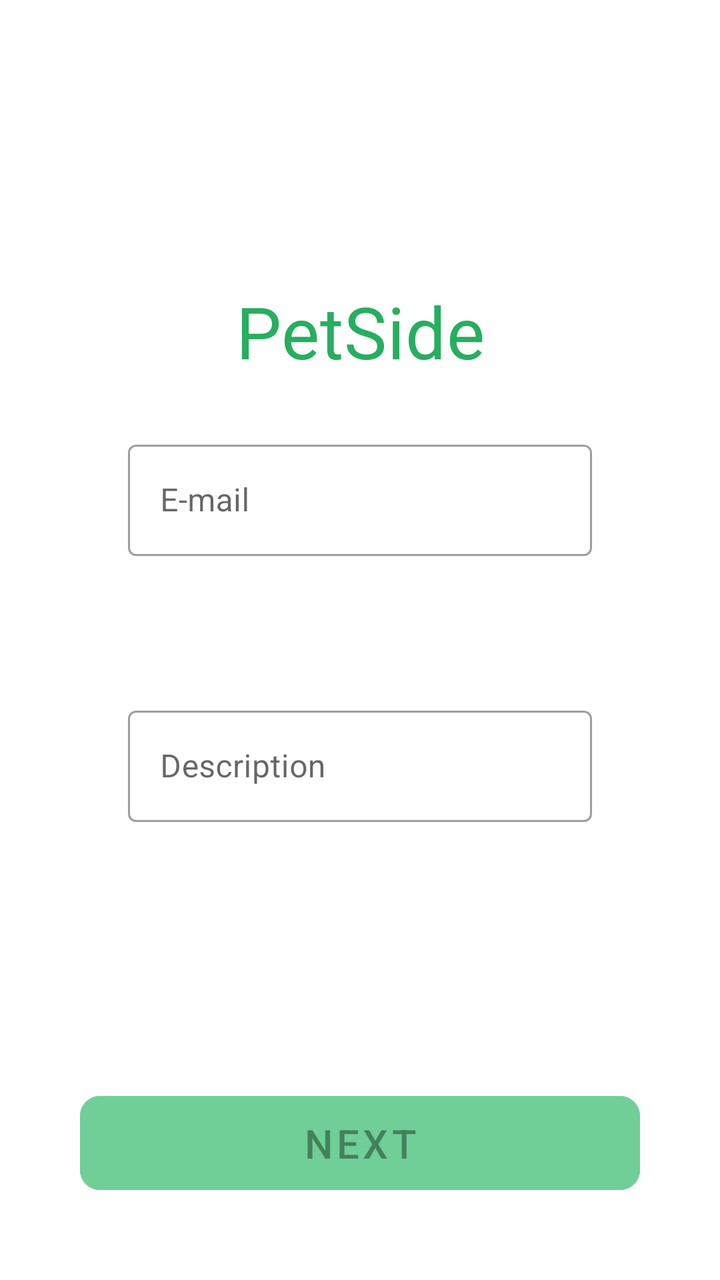
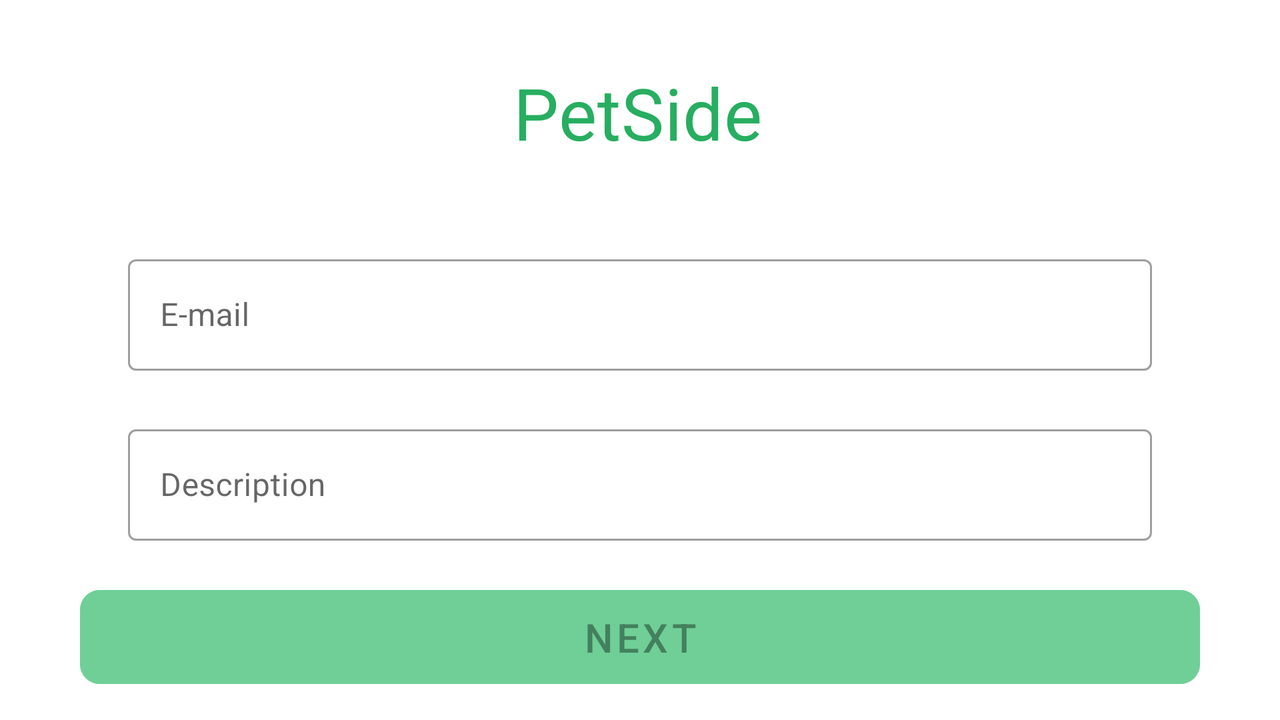

An Android layout and its configuration variant, each rendered on a device that would load it. The default file and the variant file are quoted in full after the pictures.
<!-- AndroidManifest.xml: application theme Theme.PetSide -->
<!-- res/layout/activity_main.xml -->
<?xml version="1.0" encoding="utf-8"?>
<androidx.constraintlayout.widget.ConstraintLayout xmlns:android="http://schemas.android.com/apk/res/android"
    xmlns:app="http://schemas.android.com/apk/res-auto"
    xmlns:tools="http://schemas.android.com/tools"
    android:layout_width="match_parent"
    android:layout_height="match_parent"
    android:clipToPadding="false"
    tools:context=".MainActivity">

    <TextView
        android:id="@+id/app_name"
        style="@style/AppHeaderText"
        android:layout_width="wrap_content"
        android:layout_height="wrap_content"
        android:layout_marginTop="80dp"
        android:text="@string/app_name"
        app:layout_constraintBottom_toBottomOf="parent"
        app:layout_constraintEnd_toEndOf="parent"
        app:layout_constraintStart_toStartOf="parent"
        app:layout_constraintTop_toTopOf="parent"
        app:layout_constraintVertical_bias="0.12" />

    <com.google.android.material.textfield.TextInputLayout
        android:id="@+id/emailLayout"
        style="@style/TextInputLayoutStyle"
        android:layout_marginStart="64dp"
        android:layout_marginTop="217dp"
        android:layout_marginEnd="64dp"
        android:hint="@string/email"
        app:layout_constraintEnd_toEndOf="parent"
        app:layout_constraintStart_toStartOf="parent"
        app:layout_constraintTop_toTopOf="parent">
        <com.google.android.material.textfield.TextInputEditText
            style="@style/TextInputEditTextStyle"
            android:id="@+id/email"
            android:inputType="textEmailAddress"/>
    </com.google.android.material.textfield.TextInputLayout>

    <com.google.android.material.textfield.TextInputLayout
        style="@style/TextInputLayoutStyle"
        android:id="@+id/descriptionLayout"
        android:layout_marginStart="64dp"
        android:layout_marginTop="350dp"
        android:layout_marginEnd="64dp"
        app:errorEnabled="true"
        app:layout_constraintEnd_toEndOf="parent"
        app:layout_constraintStart_toStartOf="parent"
        android:hint="@string/description"
        app:layout_constraintTop_toTopOf="parent">

        <com.google.android.material.textfield.TextInputEditText
            android:id="@+id/description"
            style="@style/TextInputEditTextStyle"
            />
    </com.google.android.material.textfield.TextInputLayout>

    <Button
        style="@style/ButtonStyle"
        android:id="@+id/next_button"
        android:layout_marginStart="40dp"
        android:layout_marginEnd="40dp"
        android:layout_marginBottom="39dp"
        android:text="@string/next_button"
        android:enabled="false"
        app:layout_constraintBottom_toBottomOf="parent"
        app:layout_constraintEnd_toEndOf="parent"
        app:layout_constraintStart_toStartOf="parent" />
</androidx.constraintlayout.widget.ConstraintLayout>
<!-- resources referenced by this layout -->
<resources>
  <string name="app_name">PetSide</string>
  <string name="description">Description</string>
  <string name="email">E-mail</string>
  <string name="next_button">Next</string>
  <style name="AppHeaderText">
          <item name="android:textSize">36sp</item>
          <item name="android:textColor">@color/primary10</item>
          <item name="lineHeight">24sp</item>
          <item name="android:letterSpacing">0.01</item>
      </style>
  <style name="ButtonStyle">
          <item name="android:paddingLeft">32dp</item>
          <item name="android:paddingRight">32dp</item>
          <item name="android:paddingTop">10dp</item>
          <item name="android:paddingBottom">10dp</item>
          <item name="android:backgroundTint">@color/primary30</item>
          <item name="android:drawableEnd">@drawable/arrow_right</item>
          <item name="android:textSize">20sp</item>
          <item name="android:layout_width">match_parent</item>
          <item name="android:layout_height">wrap_content</item>
          <item name="cornerRadius">10dp</item>
      </style>
  <style name="TextInputEditTextStyle">
          <item name="android:layout_width">match_parent</item>
          <item name="android:layout_height">wrap_content</item>
      </style>
  <style name="TextInputLayoutStyle" parent="@style/Widget.MaterialComponents.TextInputLayout.OutlinedBox">
          <item name="android:layout_width">match_parent</item>
          <item name="android:layout_height">wrap_content</item>
      </style>
  <style name="Theme.PetSide" parent="Theme.MaterialComponents.DayNight.DarkActionBar">
          
          <item name="colorPrimary">@color/primary20</item>
          <item name="colorPrimaryVariant">@color/primary20</item>
          <item name="colorOnPrimary">@color/white</item>
          
          <item name="colorSecondary">@color/teal_200</item>
          <item name="colorSecondaryVariant">@color/teal_700</item>
          <item name="colorOnSecondary">@color/black</item>
  
          <item name="android:homeAsUpIndicator">@drawable/arrow_left</item>
          
          <item name="android:statusBarColor">?attr/colorPrimaryVariant</item>
      </style>
  <color name="primary10">#27AE60</color>
  <color name="primary30">#6FCF97</color>
  <color name="primary20">#1BB55C</color>
  <color name="white">#FFFFFFFF</color>
  <color name="teal_200">#FF03DAC5</color>
  <color name="teal_700">#FF018786</color>
  <color name="black">#FF000000</color>
  <!-- drawable arrow_left: png bitmap (drawable, 261 bytes) -->
</resources>
<!-- res/layout-land/activity_main.xml (the repository's variant of the layout above) -->
<!-- drawn on the phone turned sideways -->
<?xml version="1.0" encoding="utf-8"?>
<androidx.constraintlayout.widget.ConstraintLayout xmlns:android="http://schemas.android.com/apk/res/android"
    xmlns:app="http://schemas.android.com/apk/res-auto"
    xmlns:tools="http://schemas.android.com/tools"
    android:layout_width="match_parent"
    android:layout_height="match_parent"
    android:clipToPadding="false"
    tools:context=".MainActivity">

    <TextView
        android:id="@+id/app_name"
        style="@style/AppHeaderText"
        android:layout_width="wrap_content"
        android:layout_height="wrap_content"
        android:layout_marginTop="32dp"
        android:text="@string/app_name"
        app:layout_constraintBottom_toBottomOf="parent"
        app:layout_constraintEnd_toEndOf="parent"
        app:layout_constraintHorizontal_bias="0.498"
        app:layout_constraintStart_toStartOf="parent"
        app:layout_constraintTop_toTopOf="parent"
        app:layout_constraintVertical_bias="0.0" />

    <com.google.android.material.textfield.TextInputLayout
        android:id="@+id/emailLayout"
        style="@style/TextInputLayoutStyle"
        android:layout_marginStart="64dp"
        android:layout_marginTop="44dp"
        android:layout_marginEnd="64dp"
        android:hint="@string/email"
        app:layout_constraintEnd_toEndOf="parent"
        app:layout_constraintStart_toStartOf="parent"
        app:layout_constraintTop_toBottomOf="@+id/app_name">

        <com.google.android.material.textfield.TextInputEditText
            android:id="@+id/email"
            style="@style/TextInputEditTextStyle"
            android:inputType="textEmailAddress" />
    </com.google.android.material.textfield.TextInputLayout>

    <com.google.android.material.textfield.TextInputLayout
        android:id="@+id/descriptionLayout"
        style="@style/TextInputLayoutStyle"
        android:layout_marginStart="64dp"
        android:layout_marginTop="24dp"
        android:layout_marginEnd="64dp"
        android:hint="@string/description"
        app:errorEnabled="true"
        app:layout_constraintEnd_toEndOf="parent"
        app:layout_constraintStart_toStartOf="parent"
        app:layout_constraintTop_toBottomOf="@+id/emailLayout">

        <com.google.android.material.textfield.TextInputEditText
            android:id="@+id/description"
            style="@style/TextInputEditTextStyle" />
    </com.google.android.material.textfield.TextInputLayout>

    <Button
        android:id="@+id/next_button"
        style="@style/ButtonStyle"
        android:layout_marginStart="40dp"
        android:layout_marginEnd="40dp"
        android:layout_marginBottom="12dp"
        android:enabled="false"
        android:text="@string/next_button"
        app:layout_constraintBottom_toBottomOf="parent"
        app:layout_constraintEnd_toEndOf="parent"
        app:layout_constraintStart_toStartOf="parent" />
</androidx.constraintlayout.widget.ConstraintLayout>
